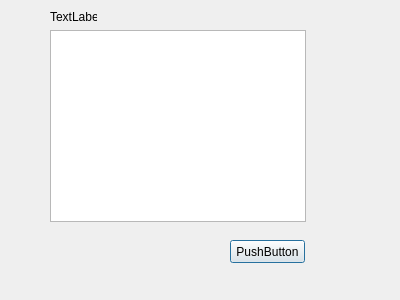
<?xml version="1.0" encoding="UTF-8"?>
<ui version="4.0">
 <class>Vectorguardar</class>
 <widget class="QDialog" name="Vectorguardar">
  <property name="geometry">
   <rect>
    <x>0</x>
    <y>0</y>
    <width>400</width>
    <height>300</height>
   </rect>
  </property>
  <property name="windowTitle">
   <string>Dialog</string>
  </property>
  <widget class="QTableView" name="tableView">
   <property name="geometry">
    <rect>
     <x>50</x>
     <y>30</y>
     <width>256</width>
     <height>192</height>
    </rect>
   </property>
  </widget>
  <widget class="QPushButton" name="pushButton">
   <property name="geometry">
    <rect>
     <x>230</x>
     <y>240</y>
     <width>75</width>
     <height>23</height>
    </rect>
   </property>
   <property name="text">
    <string>PushButton</string>
   </property>
  </widget>
  <widget class="QLabel" name="label">
   <property name="geometry">
    <rect>
     <x>50</x>
     <y>10</y>
     <width>47</width>
     <height>13</height>
    </rect>
   </property>
   <property name="text">
    <string>TextLabel</string>
   </property>
  </widget>
 </widget>
 <resources/>
 <connections/>
</ui>
